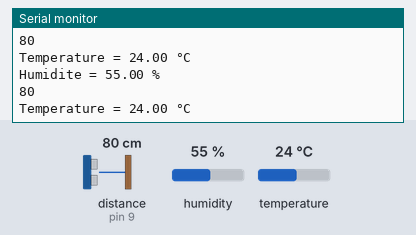
This sketch was run on a simulated Arduino Uno, built for the host (arithmetic inside an expression is 32-bit, double 64-bit). On the bench: the last lines printed to the serial monitor. Wiring (inferred from the names in the program): ultrasonic range finder: trigger pin 10; echo pin 9. The inputs (shaded band) are chosen by the test bench; at power-on: distance to the obstacle (sensor on pin 9) 80 cm, humidity 55 %, temperature 24 °C. The echo pulse lasts 58.3 µs per cm.

Above: at 1.2 s.
1.3 s: distance to the obstacle (sensor on pin 9) set to 2 cm
At 6.15 s:
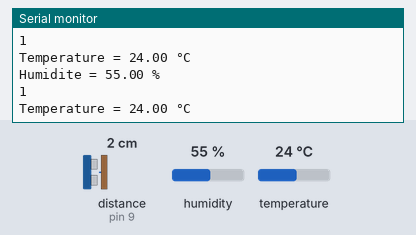
7.3 s: distance to the obstacle (sensor on pin 9) set to 18 cm
At 8.0 s:
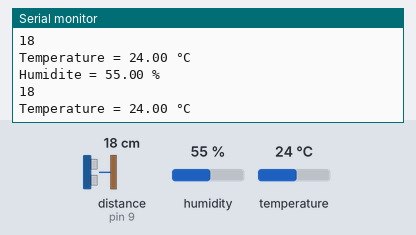
13.3 s: distance to the obstacle (sensor on pin 9) set to 4 cm
At 13.9 s:
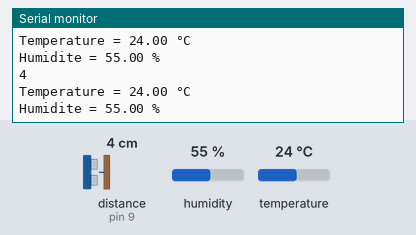
19.3 s: humidity set to 22 %
At 19.9 s:
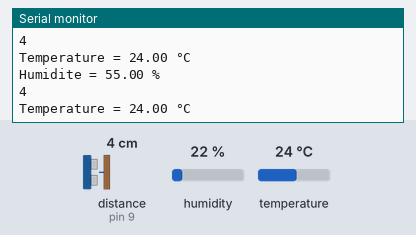
25.3 s: distance to the obstacle (sensor on pin 9) set to 35 cm
At 26.4 s:
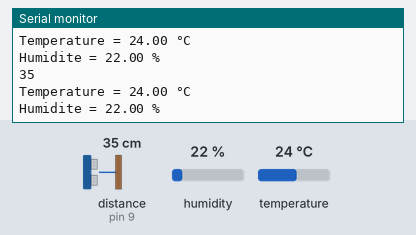
31.3 s: temperature set to 12 °C
At 31.9 s:
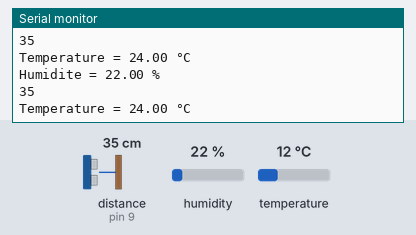
Timing chart, 0 to 34.3 s (numbered marks = the images above; inputs shaded):
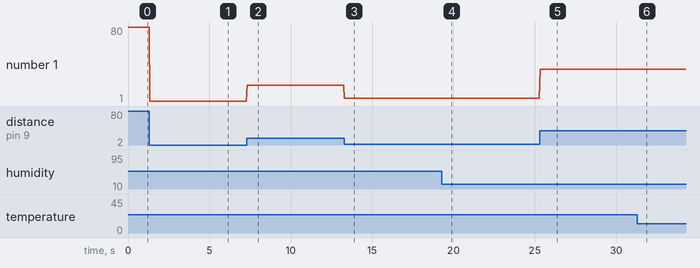

The sketch:

version_finale.ino
```cpp
#include "DHT.h"

#define DHTPIN 2

#define DHTTYPE DHT11

DHT dht(DHTPIN, DHTTYPE);
int const trigPin = 10;
int const echoPin = 9;
int solhumidité =analogRead(A2);
int lumiere = analogRead(A0);
void setup() {
  pinMode(trigPin, OUTPUT); // trig pin will have pulses output
  pinMode(echoPin, INPUT); // echo pin should be input to get pulse width
  Serial.begin(9600);

  // Initialise la capteur DHT11
  dht.begin();
}

void loop() {
 // Duration will be the input pulse width and distance will be the distance to the obstacle in centimeters
  int duration, distance;
  // Output pulse with 1ms width on trigPin
  digitalWrite(trigPin, HIGH);
  delay(1);
  digitalWrite(trigPin, LOW);
  // Measure the pulse input in echo pin
  duration = pulseIn(echoPin, HIGH);
  // Distance is half the duration devided by 29.1 (from datasheet)
  distance = (duration/2) / 29.1;
  Serial.println(distance);
  //
  Serial.println("Temperature = " + String(dht.readTemperature())+" °C");
  Serial.println("Humidite = " + String(dht.readHumidity())+" %");

}
```

Measured:
- after the input at 1.3 s, the serial monitor: prints a new line at once (image 1)
- after the input at 7.3 s, the serial monitor: prints a new line at once (image 2)
- after the input at 13.3 s, the serial monitor: prints a new line at once (image 3)
- after the input at 25.3 s, the serial monitor: prints a new line after 0.05 s (image 5)
- plotted number 1: 80 → 1 after the input at 1.3 s, 1 → 18 after the input at 7.3 s, 18 → 4 after the input at 13.3 s, 4 → 35 after the input at 25.3 s
